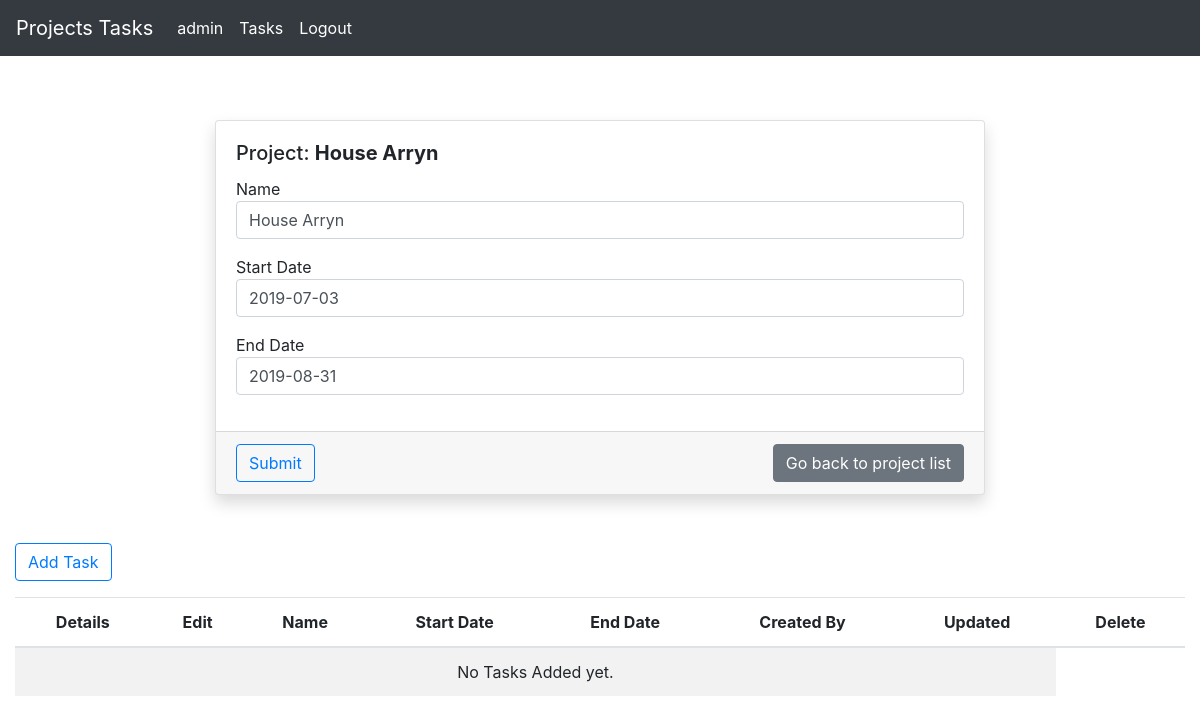
The app's page /projects/project-details/15/ (signed in) with its own data.
### projects/models.py (models this page shows, shortened)
class Project(models.Model):
    name = models.CharField(max_length = 250)
    start = models.DateField(verbose_name = 'Start Date')
    end = models.DateField(verbose_name = 'End Date')
    assigned_users = models.ManyToManyField(
        settings.AUTH_USER_MODEL,
        blank = True,
        related_name = 'projects'
    )
    assigned_groups = models.ManyToManyField(
        Group,
        blank = True,
        related_name = 'projects',
    )
    progress = models.PositiveSmallIntegerField(default = 0, editable = False)
    created_by = models.ForeignKey(
        settings.AUTH_USER_MODEL,
        on_delete = models.SET_NULL,
        null = True,
        blank = True,
        related_name = 'created_projects',
        editable = False,
    )
    updated_by = models.ForeignKey(
        settings.AUTH_USER_MODEL,
        on_delete = models.SET_NULL,
        null = True,
        blank = True,
        related_name = 'updated_projects',
        editable = False,
    )
    updated = models.DateTimeField(auto_now = True)
    created = models.DateTimeField(auto_now_add = True)
    class Meta:
        ordering = ('-created', 'name')

### projects/views.py (the view)
# urls.py: path('project-details/<int:pk>/', views.ProjectDetails.as_view(), name = 'details'),
class ProjectDetails(PermissionRequiredMixin, UpdateView):
    model = Project
    template_name = 'projects/details.html'
    context_object_name = 'project'
    permission_required = ('projects.change_projects',)
    form_class = ProjectForm
    def get_context_data(self, *args, **kwargs):
        cxt = super(ProjectDetails, self).get_context_data(*args, **kwargs)
        cxt['task_form'] = TaskForm
        return cxt

### projects/forms.py
class ProjectForm(forms.ModelForm):
    def __init__(self, *args, **kwargs):
        super(ProjectForm, self).__init__(*args, **kwargs)
        for f in self.fields:
            self.fields[f].widget.attrs['class'] = 'form-control'
            self.fields[f].widget.attrs['placeholder'] = f
        self.fields['start'].widget.attrs['class'] += ' date-selector'
        self.fields['end'].widget.attrs['class'] += ' date-selector'
        self.fields['end'].widget.attrs['placeholder'] = 'YYYY-MM-DD'
        self.fields['start'].widget.attrs['placeholder'] = 'YYYY-MM-DD'
        self.fields['start'].widget.attrs['id'] = 'id_task_start'
        self.fields['end'].widget.attrs['id'] = 'id_task_end'
    class Meta:
        model = Project
        fields = ('name', 'start', 'end')

### projects/templates/projects/details.html (shortened to what this page needs)
{% extends "base.html" %}
{% block content %}
    <div class="col-8 mx-auto project-details">
        <div class="card shadow mt-5">
            <form method="POST">
                <div class="card-body">
                    <h5 class="card-title">
                        Project: <strong>{{ project.name }}</strong>
                    </h5>
                    {% for field in form %}
                        <div class="form-group">
                            {{ field.label }}
                            {{ field }}
                        </div>
                    {% endfor %}
                </div>
                <div class="card-footer d-flex">
                    <button type="submit" class="btn btn-outline-primary">
                        Submit
                    </button>
                    <a href="{% url 'project_list' %}" class="btn btn-secondary">
                        Go back to project list
                    </a>
                </div>
            </form>
        </div>
    </div>
    <div class="col-12 my-5">
        <button class="btn btn-outline-primary mb-3" data-toggle="modal" data-target="#addTaskModal">
            Add Task
        </button>
        <table class="table table-striped text-center">
            <thead>
                <tr>
                    <th>
                        Details
                    </th>
                    <th>
                        Edit
                    </th>
                    <th>
                        Name
                    </th>
                    <th>
                        Start Date
                    </th>
                    <th>
                        End Date
                    </th>
                    <th>
                        Created By
                    </th>
                    <th>
                        Updated
                    </th>
                    <th>
                        Delete
                    </th>
                </tr>
            </thead>
            <tbody>
                {% for task in project.tasks.all %}
                    {% include "tasks/includes/delete_task_modal.html" %}
                    <tr data-id="{{ task.id }}">
                        <td>
                            <button class="details btn btn-primary">
                                <i class="fas fa-chevron-down"></i>
                            </button>
                        </td>
                        <td>
                            <button class="btn btn-primary">
                                <i class="fas fa-edit"></i>
                            </button>
                        </td>
                        <td>
                            {{ task.name }}
                        </td>
                        <td>
                            {{ task.start|date:'d-m-Y' }}
                        </td>
                        <td>
                            {{ task.end|date:'d-m-Y' }}
                        </td>
                        <td>
                            {{ task.created_by|default:'' }}
                            {{ task.created|date:'d-m-Y' }}
                        </td>
                        <td>
                            {{ task.updated_by|default:'' }}
                            {{ task.updated|date:'d-m-Y' }}
                        </td>
                        <td>
                            <button class="btn btn-danger" data-toggle="modal" data-target="#deleteTaskModal{{ task.id }}">
                                <i class="fas fa-trash"></i>
                            </button>
                        </td>
                    </tr>
                    <tr class="details-row details-row-{{ task.id }} d-none">
                        <td>
                            Assigned Users
                            <ul>
                                {% for u in task.assigned_users.all %}
                                    <li>
                                        {{ u.username }}
                                    </li>
                                {% endfor %}
                            </ul>
                        </td>
                        <td>
                            Assigned Groups
                            <ul>
                                {% for g in task.assigned_groups.all %}
                                    <li>
                                        {{ g.name }}
                                    </li>
                                {% endfor %}
                            </ul>
                        </td>
                        <td colspan="8">
                            {{ task.note }}
                        </td>
                    </tr>
                {% empty %}
                <tr>
                    <td colspan="7">
                        No Tasks Added yet.
                    </td>
                </tr>
                {% endfor %}
            </tbody>
        </table>
    </div>
{% endblock content %}

### templates/includes/navbar.html (shortened to what this page needs)
<nav class="navbar navbar-expand-md navbar-dark bg-dark">
    <a class="navbar-brand" href="{% url 'project_list' %}">Projects Tasks</a>
    <div class="collapse navbar-collapse" id="navbarNav">
        <ul class="navbar-nav">
            {% if request.user.is_authenticated %}
                <li class="nav-item active">
                    <span class="nav-link">{{ request.user }}</span>
                </li>
                <li class="nav-item active">
                    <a href="{% url 'tasks:list' %}" class="nav-link">Tasks</a>
                </li>
                <li class="nav-item active">
                    <a class="nav-link" href="{% url 'logout' %}">Logout</a>
                </li>
            {% else %}
                <li class="nav-item active">
                    <a class="nav-link" href="{% url 'login' %}">Login</a>
                </li>
            {% endif %}
        </ul>
    </div>
</nav>

### static/css/main.css (style rules this page uses)
.project-details .card-footer { -webkit-box-pack: justify; -ms-flex-pack: justify; justify-content: space-between; }

### records on screen
Project: name "House Arryn", form "House Arryn" "2019-07-03" "2019-08-31"

### other values on screen
{{ request.user }} "admin"
{{ field.label }} "Name" "Start Date" "End Date"
